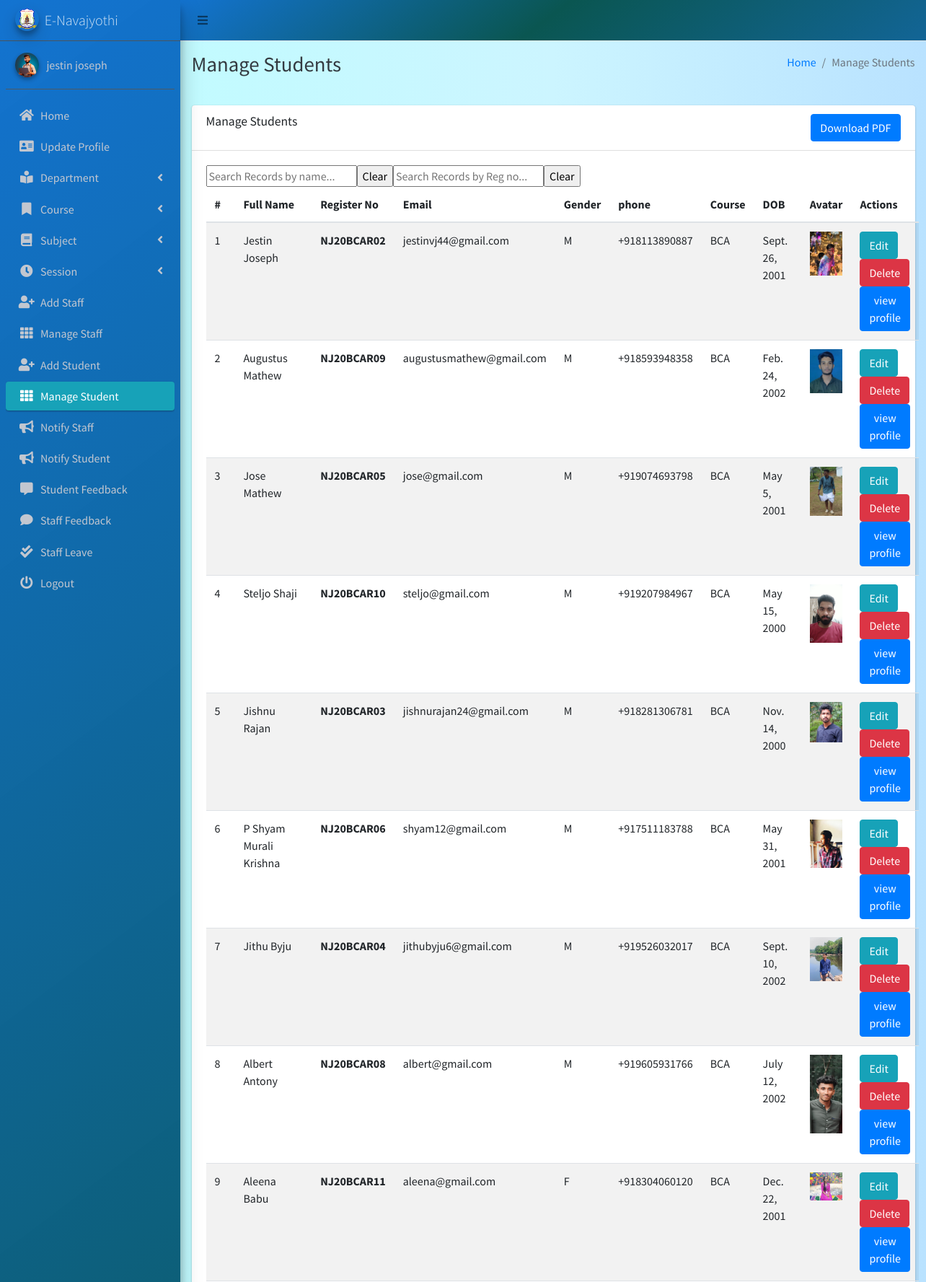
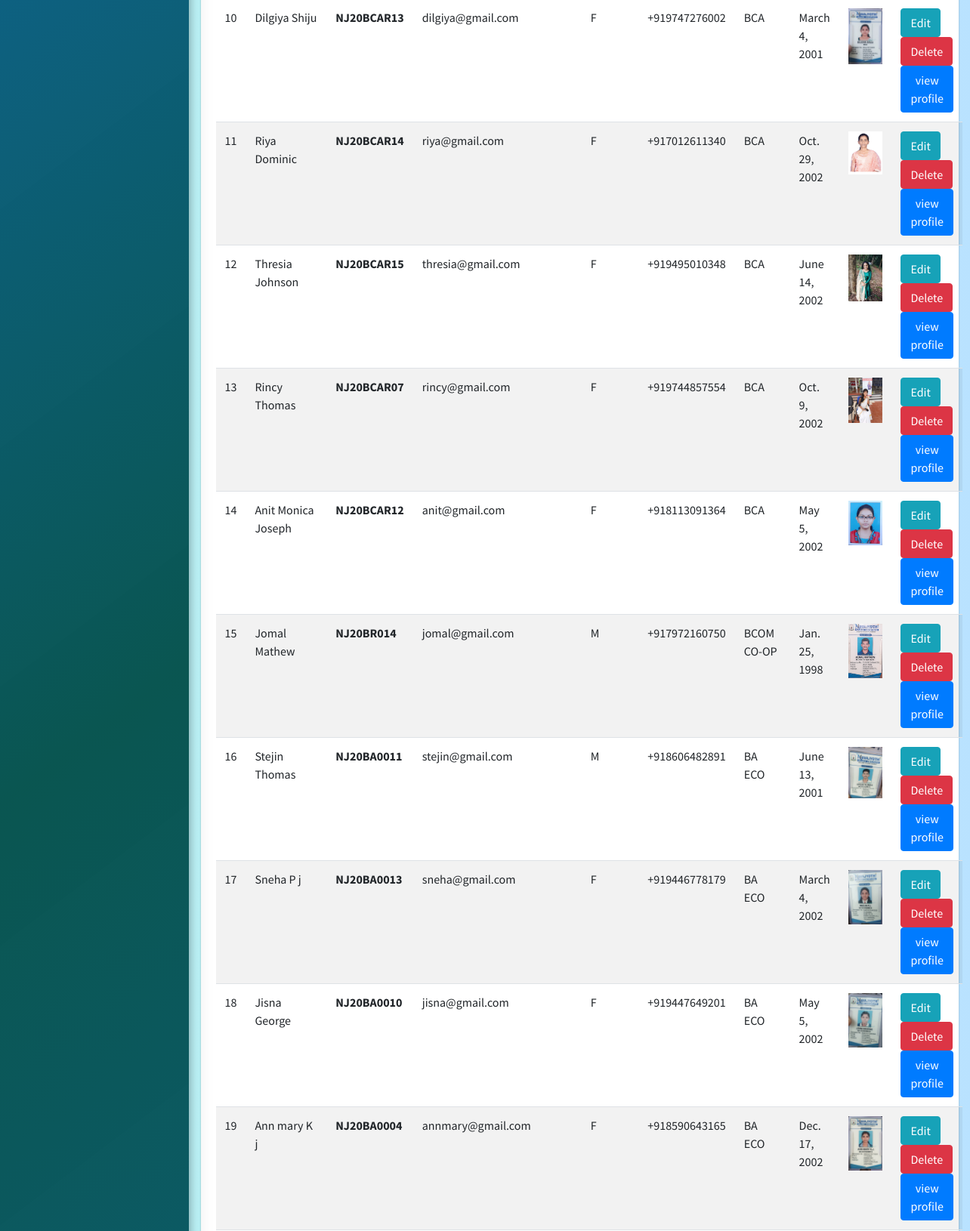
Page /student/manage/ (signed in, upper part) on the committed database (2 pictures, top to bottom).
### main_app/models.py (models this page shows, shortened)
class CustomUser(AbstractUser):
    USER_TYPE = ((1, "HOD"), (2, "Staff"), (3, "Student"))
    GENDER = [("M", "Male"), ("F", "Female")]
    username = None  # Removed username, using email instead
    email = models.EmailField(unique=True)
    user_type = models.CharField(default=1, choices=USER_TYPE, max_length=1)
    gender = models.CharField(max_length=1, choices=GENDER)
    profile_pic = models.ImageField()
    address = models.TextField()
    fcm_token = models.TextField(default="")  # For firebase notifications
    created_at = models.DateTimeField(auto_now_add=True)
    updated_at = models.DateTimeField(auto_now=True)
    USERNAME_FIELD = "email"
    REQUIRED_FIELDS = []
    objects = CustomUserManager()
    phone_num = models.IntegerField(max_length=12 ,null=True,blank=False)
    aadhar_num = models.IntegerField(max_length=16,null=True,blank=False)
    date_of_birth = models.DateField(null=True,blank=False)
    def __str__(self):
        return self.first_name + "  " + self.last_name

class Student(models.Model):
    admin = models.OneToOneField(CustomUser, on_delete=models.CASCADE)
    department = models.ForeignKey(Department, on_delete=models.DO_NOTHING, null=True, blank=False)
    course = models.ForeignKey(Course, on_delete=models.DO_NOTHING, null=True, blank=False)
    session = models.ForeignKey(Session, on_delete=models.DO_NOTHING, null=True)
    phone_num = models.IntegerField(max_length=12 ,null=True,blank=False)
    aadhar_num = models.IntegerField(max_length=12,null=True,blank=False)
    date_of_birth = models.DateField(null=True,blank=False)
    religion = models.CharField(max_length=12,null=True,blank=False)
    register_num = models.CharField(max_length=12,null=True,blank=False)
    admission_num = models.CharField(max_length=16,null=True,blank=False)

class Course(models.Model):
    name = models.CharField(max_length=120)
    department = models.ForeignKey(Department, on_delete=models.DO_NOTHING, null=True, blank=False)
    created_at = models.DateTimeField(auto_now_add=True)
    updated_at = models.DateTimeField(auto_now=True)

### main_app/hod_views.py (the view)
# urls.py: path("student/manage/", hod_views.manage_student, name='manage_student'),
def manage_student(request):
    students = CustomUser.objects.filter(user_type=3)
    context = {
        'students': students,
        'page_title': 'Manage Students'
    }
    return render(request, "hod_template/manage_student.html", context)

### main_app/templates/hod_template/manage_student.html (shortened to what this page needs)
{% extends 'main_app/base.html' %}
{% load static %}
{% block page_title %}{{page_title}}{% endblock page_title %}
{% block content %}
<section class="content">
    <div class="container-fluid">
        <div class="row">
            <div class="col-md-12">
                <div class="card">
                    <div class="card-header" style="text-align: center;">
                        <div style=" text-align: left;"><h3 class="card-title">{{page_title}} </h3></div>
                        <div style=" text-align: right;"><a href="{% url 'course_student_list' course_ids='1-2-3-4-5-6-7-8-9' %}" class="btn btn-primary">Download PDF</a></div>
                    </div>
                    <div class="card-body">
                        <table id="example2" class="display table table-striped table-hover grid_">
                            <input type="text" id="searchtxt" placeholder="Search Records by name..." onkeyup="searchrecords();"/>
                            <input type="button" value="Clear" onclick="cleartxt();">
                            <input type="text" id="searchtxt2" placeholder="Search Records by Reg no..." onkeyup="searchrecords2();"/>
                            <input type="button" value="Clear" onclick="cleartxt1();">
                            <thead>
                                <tr>
                                    <th>#</th>
                                    <th>Full Name</th>
                                    <th>Register No</th>
                                    <th>Email</th>
                                    <th>Gender</th>
                                    <th>phone</th>
                                    <th>Course</th>
                                    <th>DOB</th>
                                    <th>Avatar</th>
                                    <th>Actions</th>
                                </tr>
                            </thead>
                            <tbody>
                                {% for student in students %}
                                <tr>
                                    <td>{{ forloop.counter }}</td>
                                    <td>{{student.first_name|capfirst}} {{student.last_name|capfirst}}</td>
                                    <td><b>{{student.student.register_num|upper}}</b></td>
                                    <td>{{student.email}}</td>
                                    <td>{{student.gender}}</td>
                                    <td>+91{{student.student.phone_num}}</td>
                                    <td>{{student.student.course.name}}</td>
                                    <td>{{student.student.date_of_birth}}</td>
                                    <td>
                                        {% if student.profile_pic == ""  %}
                                        No Image
                                        {% else %}
                                        <img class="img img-fluid mb-2" height="56" width="56"
                                            src="{{student.profile_pic}}" alt="">
                                        {% endif %}
                                    </td>
                                    <td><a href="{% url 'edit_student' student.student.id %}" class="btn btn-info">Edit</a>
                                        <a href="{% url 'delete_student' student.student.id %}" class="btn btn-danger" onclick="return confirm('Are you sure about this ?')">Delete</a>
                                        <a href="{% url 'view_profile' student.student.id %}" class="btn btn-primary">view profile</a>
                                    </td>
                                </tr>
                                {% endfor %}
                            </tbody>
                        </table>
                    </div>
                </div>
            </div>
        </div>
    </div>
</section>
{% endblock content %}

### main_app/templates/main_app/sidebar_template.html (shortened to what this page needs)
{% load static %}
<aside class="main-sidebar sidebar-dark-info elevation-4 " style="background: rgb(0,104,205);
background: linear-gradient(143deg, rgba(0,104,205,0.9248949579831933) 0%, rgba(0,79,74,0.9613095238095238) 49%, rgba(0,89,142,0.9276960784313726) 100%);">
    {% if request.user.user_type == '1' %}
    <a href="{% url 'admin_home' %}" class="brand-link">
        <img src="{% static 'dist/img/nava_logo.png' %} " alt="AdminLTE Logo"
            class="brand-image img-circle elevation-3" >
        <span class="brand-text font-weight-light">E-Navajyothi</span>
    </a>
      <div class="sidebar">
        <div class="user-panel mt-3 pb-3 mb-3 d-flex">
            <div class="image">
                <img src="{{ request.user.profile_pic}}" class="img-circle elevation-2" alt="User Image">
            </div>
            <div class="info">
                <a href="#" class="d-block">{{user}}</a>
            </div>
        </div>
        <nav class="mt-2 ">
            <ul class="nav nav-pills nav-sidebar flex-column " data-widget="treeview" role="menu" data-accordion="false">
                <li class="nav-item">
                    {% url 'admin_home' as admin_home %}
                    <a href="{{admin_home}}" class="nav-link {% if admin_home == request.path %} active {% endif %}">
                        <i class="nav-icon fas fa-home"></i>
                        <p >
                            Home
                        </p>
                    </a>
                </li>
                <li class="nav-item">
                    {% url 'admin_view_profile' as admin_view_profile %}
                    <a href="{{admin_view_profile}}"
                        class="nav-link {% if admin_view_profile == request.path %} active {% endif %}">
                        <i class="nav-icon fas fa-address-card"></i>
                        <p>
                            Update Profile
                        </p>
                    </a>
                </li>
            <li class="nav-item has-treeview">
                    <a href="#" class="nav-link">
                        <i class="nav-icon fas fa-book-reader"></i>
                        <p>
                            Department
                            <i class="fas fa-angle-left right"></i>
                        </p>
                    </a>
                </li>
                <li class="nav-item has-treeview">
                    <a href="#" class="nav-link">
                        <i class="nav-icon fas fa-bookmark"></i>
                        <p>
                            Course
                            <i class="fas fa-angle-left right"></i>
                        </p>
                    </a>
                </li>
                <li class="nav-item has-treeview">
                    <a href="#" class="nav-link">
                        <i class="nav-icon fas fa-book"></i>
                        <p>
                            Subject
                            <i class="fas fa-angle-left right"></i>
                        </p>
                    </a>
                </li>
                <li class="nav-item has-treeview">
                    <a href="#" class="nav-link">
                        <i class="nav-icon fas fa-clock"></i>
                        <p>
                            Session
                            <i class="fas fa-angle-left right"></i>
                        </p>
                    </a>
                </li>
                <li class="nav-item">
                    {% url 'add_staff' as add_staff %}
                    <a href="{{add_staff}}" class="nav-link {% if add_staff == request.path %} active {% endif %}">
                        <i class="nav-icon fas fa-user-plus"></i>
                        <p>
                            Add Staff
                        </p>
                    </a>
                </li>
                <li class="nav-item">
                    {% url 'manage_staff' as manage_staff %}
                    {% url 'edit_staff' staff_id as edit_staff %}
                    <a href="{{manage_staff}}"
                        class="nav-link {% if manage_staff == request.path or request.path == edit_staff %} active {% endif %}">
                        <i class="nav-icon fas fa-th"></i>
                        <p>
                            Manage Staff
                        </p>
                    </a>
                </li>
                <li class="nav-item">
                    {% url 'add_student' as add_student%}
                    <a href="{{add_student}}" class="nav-link  {% if add_student == request.path %} active {% endif %}">
                        <i class="nav-icon fas fa-user-plus"></i>
                        <p>
                            Add Student
                        </p>
                    </a>
                </li>
                <li class="nav-item">
                    {% url 'manage_student' as manage_student %}
                    {% url 'edit_student' student_id as edit_student %}
                    <a href="{{manage_student}}"
                        class="nav-link  {% if edit_student == request.path or manage_student == request.path %} active {% endif %}">
                        <i class="nav-icon fas fa-th"></i>
                        <p>
                            Manage Student
                        </p>
                    </a>
                </li>
                <li class="nav-item">
                    {% url 'admin_notify_staff' as admin_notify_staff %}
                    <a href="{{admin_notify_staff}}"
                        class="nav-link {% if admin_notify_staff == request.path %} active {% endif %}">
                        <i class="nav-icon fas fa-bullhorn"></i>
                        <p>
                            Notify Staff
                        </p>
                    </a>
                </li>
                <li class="nav-item">
                    {% url 'admin_notify_student' as admin_notify_student %}
                    <a href="{{admin_notify_student}}"
                        class="nav-link {% if admin_notify_student == request.path %} active {% endif %}">
                        <i class="nav-icon fas fa-bullhorn"></i>
                        <p>
                            Notify Student
                        </p>
                    </a>
                </li>
                <li class="nav-item">
                    {% url 'student_feedback_message' as student_feedback_message %}
                    <a href="{{ student_feedback_message }}"
                        class="nav-link  {% if student_feedback_message == request.path %} active {% endif %}">
                        <i class="nav-icon fas fa-comment-alt"></i>
                        <p>
                            Student Feedback
                        </p>
                    </a>
                </li>
                <li class="nav-item">
                    {% url 'staff_feedback_message' as staff_feedback_message %}
                    <a href="{{staff_feedback_message}}"
                        class="nav-link   {% if staff_feedback_message == request.path %} active {% endif %}">
                        <i class="nav-icon fas fa-comment"></i>
                        <p>
                            Staff Feedback
                        </p>
                    </a>
                </li>
                <li class="nav-item">
                    {% url 'view_staff_leave' as view_staff_leave %}
                    <a href="{{view_staff_leave}}"
                        class="nav-link  {% if view_staff_leave == request.path %} active {% endif %}">
                        <i class="nav-icon fas fa-check-double"></i>
                        <p>
                            Staff Leave
                        </p>
                    </a>
                </li>
                                        {% endif %}
                                        <li class="nav-item">
                                            <a href="{% url 'user_logout' %}"
                                                onclick="return confirm('Your session would be terminated.\n\nProceed?')"
                                                class="nav-link">
                                                <i class="nav-icon fas fa-power-off"></i>
                                                <p>
                                                    Logout
                                                </p>
                                            </a>
                                        </li>
                                    </ul>
                                </nav>
                            </div>
</aside>

### rows in the picture
CustomUser: user.profile_pic (picture), first_name+last_name "jestin joseph"
CustomUser: first_name "Jestin", last_name "Joseph", student.register_num "NJ20BCAR02", email "jestinvj44@gmail.com", gender "M", student.phone_num "8113890887", student.course.name "BCA", student.date_of_birth "Sept. 26, 2001", profile_pic (picture)
CustomUser: first_name "Augustus", last_name "Mathew", student.register_num "NJ20BCAR09", email "augustusmathew@gmail.com", gender "M", student.phone_num "8593948358", student.course.name "BCA", student.date_of_birth "Feb. 24, 2002", shows a picture
CustomUser: first_name "Jose", last_name "Mathew", student.register_num "NJ20BCAR05", email "jose@gmail.com", gender "M", student.phone_num "9074693798", student.course.name "BCA", student.date_of_birth "May 5, 2001", shows a picture
CustomUser: first_name "Steljo", last_name "Shaji", student.register_num "NJ20BCAR10", email "steljo@gmail.com", gender "M", student.phone_num "9207984967", student.course.name "BCA", student.date_of_birth "May 15, 2000", shows a picture
CustomUser: first_name "Jishnu", last_name "Rajan", student.register_num "NJ20BCAR03", email "jishnurajan24@gmail.com", gender "M", student.phone_num "8281306781", student.course.name "BCA", student.date_of_birth "Nov. 14, 2000", shows a picture
CustomUser: first_name "P Shyam", last_name "Murali Krishna", student.register_num "NJ20BCAR06", email "shyam12@gmail.com", gender "M", student.phone_num "7511183788", student.course.name "BCA", student.date_of_birth "May 31, 2001", shows a picture
CustomUser: first_name "Jithu", last_name "Byju", student.register_num "NJ20BCAR04", email "jithubyju6@gmail.com", gender "M", student.phone_num "9526032017", student.course.name "BCA", student.date_of_birth "Sept. 10, 2002", shows a picture
CustomUser: first_name "Albert", last_name "Antony", student.register_num "NJ20BCAR08", email "albert@gmail.com", gender "M", student.phone_num "9605931766", student.course.name "BCA", student.date_of_birth "July 12, 2002", shows a picture
CustomUser: first_name "Aleena", last_name "Babu", student.register_num "NJ20BCAR11", email "aleena@gmail.com", gender "F", student.phone_num "8304060120", student.course.name "BCA", student.date_of_birth "Dec. 22, 2001", shows a picture
CustomUser: first_name "Dilgiya", last_name "Shiju", student.register_num "NJ20BCAR13", email "dilgiya@gmail.com", gender "F", student.phone_num "9747276002", student.course.name "BCA", student.date_of_birth "March 4, 2001", shows a picture
CustomUser: first_name "Riya", last_name "Dominic", student.register_num "NJ20BCAR14", email "riya@gmail.com", gender "F", student.phone_num "7012611340", student.course.name "BCA", student.date_of_birth "Oct. 29, 2002", shows a picture
CustomUser: first_name "Thresia", last_name "Johnson", student.register_num "NJ20BCAR15", email "thresia@gmail.com", gender "F", student.phone_num "9495010348", student.course.name "BCA", student.date_of_birth "June 14, 2002", shows a picture
CustomUser: first_name "Rincy", last_name "Thomas", student.register_num "NJ20BCAR07", email "rincy@gmail.com", gender "F", student.phone_num "9744857554", student.course.name "BCA", student.date_of_birth "Oct. 9, 2002", shows a picture
CustomUser: first_name "Anit Monica", last_name "Joseph", student.register_num "NJ20BCAR12", email "anit@gmail.com", gender "F", student.phone_num "8113091364", student.course.name "BCA", student.date_of_birth "May 5, 2002", shows a picture
CustomUser: first_name "Jomal", last_name "Mathew", student.register_num "NJ20BR014", email "jomal@gmail.com", gender "M", student.phone_num "7972160750", student.course.name "BCOM CO-OP", student.date_of_birth "Jan. 25, 1998", shows a picture
CustomUser: first_name "Stejin", last_name "Thomas", student.register_num "NJ20BA0011", email "stejin@gmail.com", gender "M", student.phone_num "8606482891", student.course.name "BA ECO", student.date_of_birth "June 13, 2001", shows a picture
CustomUser: first_name "Sneha", last_name "P j", student.register_num "NJ20BA0013", email "sneha@gmail.com", gender "F", student.phone_num "9446778179", student.course.name "BA ECO", student.date_of_birth "March 4, 2002", shows a picture
CustomUser: first_name "Jisna", last_name "George", student.register_num "NJ20BA0010", email "jisna@gmail.com", gender "F", student.phone_num "9447649201", student.course.name "BA ECO", student.date_of_birth "May 5, 2002", shows a picture
CustomUser: first_name "Ann mary", last_name "K j", student.register_num "NJ20BA0004", email "annmary@gmail.com", gender "F", student.phone_num "8590643165", student.course.name "BA ECO", student.date_of_birth "Dec. 17, 2002", shows a picture

### other values in the picture
{{ page_title }} "Manage Students"
